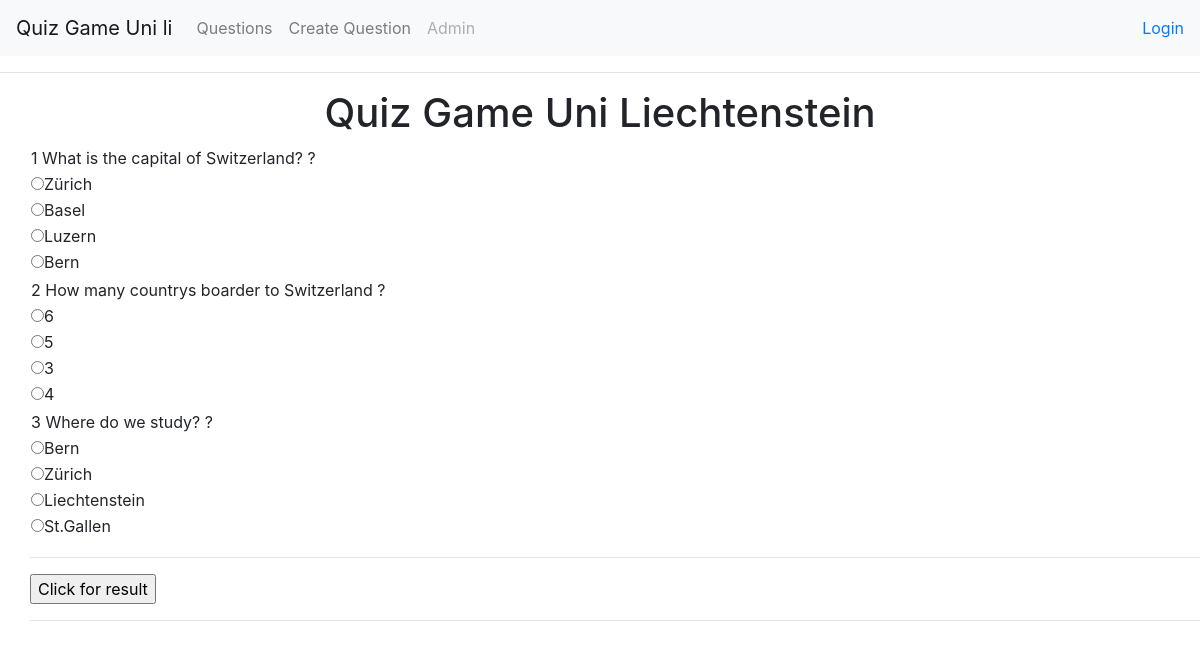
Screenshot of /questions/ with the database file from the repository.
### quizGameApp/models.py (models this page shows)
class Question(models.Model):
    question = models.CharField(max_length=100)
    option1 = models.CharField(max_length=100)
    option2 = models.CharField(max_length=100)
    option3 = models.CharField(max_length=100)
    option4 = models.CharField(max_length=100)
    correct_answer = models.CharField(max_length=100)

### quizGameApp/views.py (the view)
# urls.py: path('questions/', HomeView.questionList),
    def questionList(httprequest, *args, **kwargs):
        all_questions = Question.objects.all()
        dict_question = {
            "all_questions": all_questions,
            "title": "Quiz Game Uni Liechtenstein"
        }
        return render(httprequest, "question_list.html", dict_question)

### templates/question_list.html (shortened to what this page needs)
{% extends 'base.html' %}
{% block mainContent %}
    <div style="text-align: center;">
        <h1>{{ title }}</h1>
    </div>
{% endblock %}
{% block questionListContent %}
    <div style="padding-left: 30px;">
        {% for result in all_questions %}
            <table>
                <tr>
                    <td>{{ result.id }} {{ result.question }} ?</td>
                </tr>
                <tr>
                    <td><input type="radio" id="Option1" class="rb" name="{{ result.id }}"
                               value="{{ result.option1 }}">{{ result.option1 }}</td>
                </tr>
                <tr>
                    <td><input type="radio" id="Option2" class="rb" name="{{ result.id }}"
                               value="{{ result.option2 }}">{{ result.option2 }}</td>
                </tr>
                <tr>
                    <td><input type="radio" id="Option3" class="rb" name="{{ result.id }}"
                               value="{{ result.option3 }}">{{ result.option3 }}</td>
                </tr>
                <tr>
                    <td><input type="radio" id="Option4" class="rb" name="{{ result.id }}"
                               value="{{ result.option4 }}">{{ result.option4 }}</td>
                </tr>
                <tr>
                    <td>
                    </td>
                </tr>
            </table>
        {% endfor %}
        <hr/>
        <input type="submit" value="Click for result" id="btn-question-success" onclick="get_answers();"/>
        <hr/>
    </div>
{% endblock %}

### templates/base.html (shortened to what this page needs)
<!DOCTYPE html>
<html>
<head>
    <link rel="stylesheet" href="https://stackpath.bootstrapcdn.com/bootstrap/4.4.1/css/bootstrap.min.css"
>
</head>
<body>
{% include 'nav_bar.html' %}
<hr>
{% block mainContent %}
{% endblock %}
{% block questionListContent %}{% endblock %}
</body>
</html>

### templates/nav_bar.html (shortened to what this page needs)
{% load static %}
<link rel="stylesheet" type="text/css" href="{% static 'quizGameApp/style.css' %}">
<nav class="navbar navbar-expand-lg navbar-light bg-light">
    <a class="navbar-brand" href="../welcome/">Quiz Game Uni li</a>
    <div class="collapse navbar-collapse" id="navbarSupportedContent">
        <ul class="navbar-nav mr-auto">
            <li class="nav-item">
                <a class="nav-link" href="../questions/">Questions</a>
            </li>
            <li class="nav-item">
                <a class="nav-link" href="../create/">Create Question</a>
            </li>
            <li class="nav-item">
                <a class="nav-link disabled" href="/admin/" tabindex="-1" aria-disabled="true">Admin</a>
            </li>
        </ul>
        <div>
            <a href="/login/" class="header-link">Login</a>
        </div>
    </div>
</nav>

### rows the page displays
Question: id "1", question "What is the capital of Switzerland?", option1 "Zürich", option2 "Basel", option3 "Luzern", option4 "Bern"
Question: id "2", question "How many countrys boarder to Switzerland", option1 "6", option2 "5", option3 "3", option4 "4"
Question: id "3", question "Where do we study?", option1 "Bern", option2 "Zürich", option3 "Liechtenstein", option4 "St.Gallen"

### other values shown
{{ title }} "Quiz Game Uni Liechtenstein"
